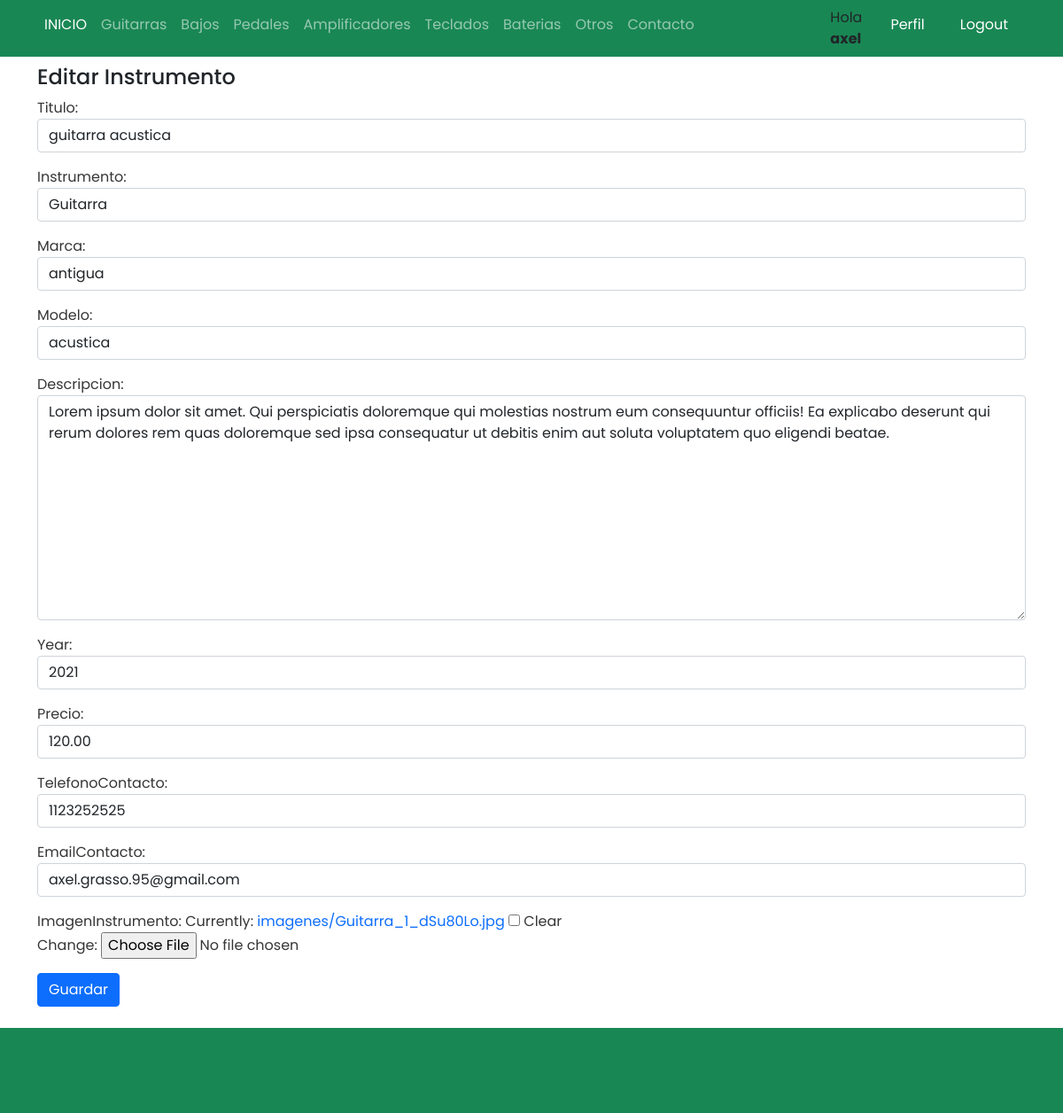
The page /otroEdicion/88/ (signed in) on the database its author committed.
### Base/models.py (models this page shows, shortened)
class Instrumento(models.Model):
    instrumentoSeleccion = (
    ('guitarra','Guitarra'),
    ('bajo', 'Bajo'),
    ('pedal','Pedal'),
    ('bateria','Bateria'),
    ('teclado','Teclado'),
    ('amplificador','Amplificador'),
    ('otro', 'Otro'),
    )
    usuario = models.ForeignKey(User, on_delete=models.CASCADE, null=True, blank=True)
    titulo = models.CharField(max_length=200)
    instrumento = models.CharField(max_length=15, choices=instrumentoSeleccion, default='guitarra')
    marca = models.CharField(max_length=40)
    modelo = models.CharField(max_length=40)
    descripcion = models.TextField(null=True, blank=True)
    year = models.IntegerField()
    precio = models.DecimalField(max_digits=10, decimal_places=2)
    fechaPublicacion = models.DateTimeField(auto_now_add=True)
    telefonoContacto = models.IntegerField()
    emailContacto = models.EmailField()
    imagenInstrumento = models.ImageField(null=True, blank=True, upload_to="imagenes/")
    class Meta:
        ordering = ['usuario', '-fechaPublicacion']

### Base/views.py (the view)
# urls.py: path('otroEdicion/<int:pk>/', OtroUpdate.as_view(), name='otro_editar'),
class OtroUpdate(LoginRequiredMixin, UpdateView):
    model = Instrumento
    form_class = ActualizacionInstrumento
    success_url = reverse_lazy('otros')
    context_object_name = 'otro'
    template_name = 'Base/otroEdicion.html'

### Base/forms.py
class ActualizacionInstrumento(forms.ModelForm):
    class Meta:
        model = Instrumento
        fields = ('titulo', 'instrumento', 'marca', 'modelo', 'descripcion', 'year', 'precio', 'telefonoContacto', 'emailContacto', 'imagenInstrumento')
        widgets = {
            'titulo' : forms.TextInput(attrs={'class': 'form-control'}),
            'instrumento' : forms.Select(attrs={'class': 'form-control'}),
            'marca' : forms.TextInput(attrs={'class': 'form-control'}),
            'modelo' : forms.TextInput(attrs={'class': 'form-control'}),
            'descripcion' : forms.Textarea(attrs={'class': 'form-control'}),
            'year' : forms.TextInput(attrs={'class': 'form-control'}),
            'precio' : forms.TextInput(attrs={'class': 'form-control'}),
            'telefonoContacto' : forms.TextInput(attrs={'class': 'form-control'}),
            'emailContacto' : forms.TextInput(attrs={'class': 'form-control'}),
        }

### Base/templates/Base/otroEdicion.html
{% extends 'Base/home.html' %}
{% block content %}
<br>
<br>
{% if user.id == otro.usuario.id %}
<div class="container">
    <h4>Editar Instrumento</h4>
</div>
<div class="container">
    <div class="form-group">
        <form method="post" enctype="multipart/form-data">{% csrf_token %}
            {{ form.as_p }}
            <button type="submit" class="btn btn-primary">Guardar</button>
        </form>
    </div>
</div>
<br>
{% else %}
<div class="container">
<h4>No tienes acceso a esta pagina!</h4>
</div>
{% endif %}
{% endblock %}

### Base/templates/Base/home.html (shortened to what this page needs)
{% load static %}
<!DOCTYPE html>
<html lang="en">
<head>
    <link href="https://cdn.jsdelivr.net/npm/bootstrap@5.0.2/dist/css/bootstrap.min.css" rel="stylesheet"
>
    <link rel="stylesheet" href="https://cdn.jsdelivr.net/npm/bootstrap-icons@1.3.0/font/bootstrap-icons.css">
    <link rel="stylesheet" type="text/css" href="{% static 'style.css' %}">
</head>
<body>
    <nav class="navbar navbar-expand-sm bg-success navbar-dark py-2 fixed-top">
      <div class="container">
            <div class="collapse navbar-collapse" id="navmenu">
              <ul class="navbar-nav mr-auto">
                <li class="nav-item">
                  <a class="nav-link" href="{% url 'home' %}"><span class="text-white">INICIO</span></a>
                </li>
                <li class="nav-item">
                  <a class="nav-link" href="{% url 'guitarras' %}">Guitarras</a>
                </li>
                <li class="nav-item">
                  <a class="nav-link" href="{% url 'bajos' %}">Bajos</a>
                </li>
                <li class="nav-item">
                  <a class="nav-link" href="{% url 'pedales' %}">Pedales</a>
                </li>
                <li class="nav-item">
                  <a class="nav-link" href="{% url 'amplificadores' %}">Amplificadores</a>
                </li>
                <li class="nav-item">
                  <a class="nav-link" href="{% url 'teclados' %}">Teclados</a>
                </li>
                <li class="nav-item">
                  <a class="nav-link" href="{% url 'baterias' %}">Baterias</a>
                </li>
                <li class="nav-item">
                  <a class="nav-link" href="{% url 'otros' %}">Otros</a>
                </li>
                <li class="nav-item">
                  <a class="nav-link" href="{% url 'acerca_de_mi' %}">Contacto</a>
                </li>
                <div class="container"></div>
                <div class="container"></div>
                <div class="container"></div>
                <div class="container"></div>
                <div class="container"></div>
                {% if request.user.is_authenticated %}
                <div class="container">
                <li class="nav-item">
                  <span class="text-dark"> Hola <strong>{{request.user.first_name}}</strong></span>
                </li>
                </div>
                <div class="container">
                <li class="nav-item">
                  <a class="nav-link" href="{% url 'editar_perfil' %}"><span class="text-white">Perfil</span></a>
                </li>
                </div>
                <div class="container">
                <li class="nav-item">
                  <a class="nav-link" href="{% url 'logout' %}"><span class="text-white">Logout</span></a>
                </li>
                </div>
              {% endif %}
           </ul>
          </div>
      </div>
  </nav>
      {% block content %}{% endblock %}
  <footer class="p-5 bg-success text-white text-center position-relative">
  </footer>
</body>
</html>

### Base/static/style.css (style rules this page uses)
body { background-color: white; font-family: 'Poppins', 'Nunito', sans-serif; padding-top: 25px; }
a { text-decoration: none; }
li { text-decoration: none; }
p { color: #363636; }

### rows shown on the page
Instrumento: titulo "guitarra acustica", instrumento "Guitarra", marca "antigua", modelo "acustica", descripcion "Lorem ipsum dolor sit amet. Qui perspiciatis doloremque qui molestias nostrum eum consequuntur officiis! Ea explicabo deserunt qui rerum dolores rem quas doloremque sed ipsa consequatur ut debitis enim aut soluta voluptatem quo eligendi beatae.", year "2021", precio "120.00", telefonoContacto "1123252525", emailContacto "axel.grasso.95@gmail.com"

### other values the page prints
{{ request.user.first_name }} "axel"
